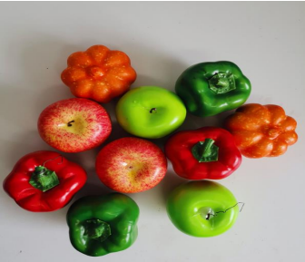
#> input picture deep_learning/理论课资料/W/第一节/fruit.png, 305 x 262 px
$ python 1_detect_apples.py
#> lines starting #> are read from the running program, lines starting #| are printed output that depends on the picture; after the words box and inside, x2 and y2 are one past the last pixel; in counts of white or black regions, pixels touching at a corner belong together
import cv2
import numpy as np


def display(image_path):
#> called with image_path = 'fruit.png'
    image = cv2.imread(image_path)
#> image is the input picture: shape (262, 305, 3); mean B, G, R 106.9, 131.8, 155.6
    cv2.imshow("show", image)

    return image

# 提取水果并标记颜色
def detect(image_path):
#> called with image_path = 'fruit.png'
    img = cv2.imread(image_path)
    # 定义红色和绿色范围的下限和上限
    lower_red = np.array([0, 0, 100])
    upper_red = np.array([30, 30, 255])

    # 使用颜色范围进行红色和绿色水果的检测
    red_mask = cv2.inRange(img, lower_red, upper_red)  # 灰度图像
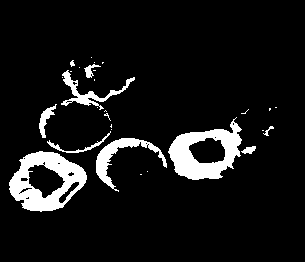
#> red_mask: shape (262, 305); 8.6% white; 29 white regions (19 under 20 px)
    cv2.imshow('red_mask', red_mask)

    # 获取轮廓
    red_contours, _ = cv2.findContours(red_mask, cv2.RETR_EXTERNAL, cv2.CHAIN_APPROX_NONE)
#> red_contours = 29 contours, 21 with area under 20; largest, box (x1, y1, x2, y2) and area: (9, 151, 87, 212) 3261, (168, 117, 242, 180) 2798, (96, 138, 167, 192) 772, (61, 70, 135, 110) 496, (39, 104, 57, 138) 173, (47, 131, 111, 153) 111, (84, 64, 101, 78) 70, (241, 146, 256, 154) 56
    # # 绘制轮廓
    # imag_red = cv2.drawContours(img, red_contours, -1, (0, 255, 0), 3)
    # cv2.imshow('RedContours', imag_red)
    for contour in red_contours:
        area = cv2.contourArea(contour)  # 计算轮廓面积
        if area > 300:  # 设置面积阈值，可根据实际情况调整
            x, y, w, h = cv2.boundingRect(contour)  # 把方框放置到轮廓上
            cv2.rectangle(img, (x, y), (x + w, y + h), (0, 0, 255), 2)
            cv2.putText(img, 'Red', (x, y - 10), cv2.FONT_HERSHEY_SIMPLEX, 0.5, (0, 0, 255), 1)
#> this loop made 29 passes
#> (area, x, y, w, h) on passes 3, 5, 11, 23: (3261, 9, 151, 78, 61), (772.5, 96, 138, 71, 54), (2798.5, 168, 117, 74, 63), (496, 61, 70, 74, 40)
#> area on passes 4, 6, 18, 25: 56.5, 111, 173, 70.5
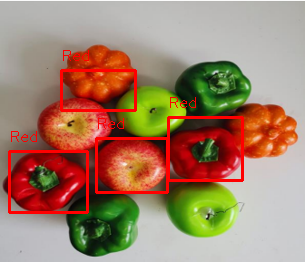
#> img: shape (262, 305, 3); 4.13% of pixels changed, all inside (x1, y1, x2, y2) = (8, 50, 244, 214)

    cv2.imshow('Marked Image', img)


if __name__ == "__main__":
    img_path = 'fruit.png'  # 替换为您的图像文件路径
    # 读取图像并打开
    image = display(img_path)

    # 检测并标记水果颜色
    marked_image = detect(img_path)

    cv2.waitKey(0)  # 在规定时间内等待按键触发
    cv2.destroyAllWindows()  # 删除窗口
